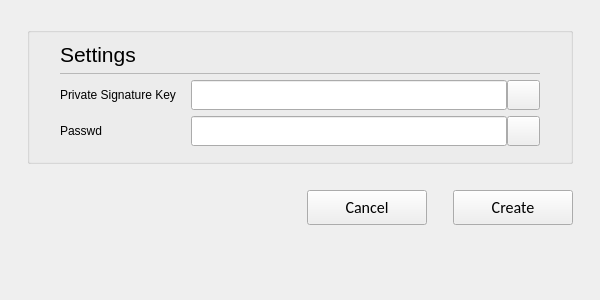
<?xml version="1.0" encoding="UTF-8"?>
<ui version="4.0">
 <class>C_SyvUpPacSecureArchiveDialog</class>
 <widget class="QWidget" name="C_SyvUpPacSecureArchiveDialog">
  <property name="geometry">
   <rect>
    <x>0</x>
    <y>0</y>
    <width>600</width>
    <height>300</height>
   </rect>
  </property>
  <property name="windowTitle">
   <string>C_SyvUpPacSecureArchiveDialog</string>
  </property>
  <layout class="QVBoxLayout" name="verticalLayout" stretch="0,0,0,1">
   <property name="leftMargin">
    <number>27</number>
   </property>
   <property name="topMargin">
    <number>27</number>
   </property>
   <property name="rightMargin">
    <number>27</number>
   </property>
   <property name="bottomMargin">
    <number>27</number>
   </property>
   <item>
    <widget class="QGroupBox" name="pc_GroupBox">
     <property name="styleRole" stdset="0">
      <string>default</string>
     </property>
     <property name="title">
      <string/>
     </property>
     <layout class="QVBoxLayout" name="verticalLayout_2">
      <property name="spacing">
       <number>6</number>
      </property>
      <property name="leftMargin">
       <number>30</number>
      </property>
      <property name="rightMargin">
       <number>30</number>
      </property>
      <property name="bottomMargin">
       <number>9</number>
      </property>
      <item>
       <layout class="QHBoxLayout" name="horizontalLayout_5" stretch="0,1">
        <property name="spacing">
         <number>0</number>
        </property>
        <item>
         <widget class="stw::opensyde_gui_elements::C_OgeLabContextMenuBase" name="pc_Settings">
          <property name="styleRole" stdset="0">
           <string>heading-group-bold</string>
          </property>
          <property name="font">
           <font>
            <family>Segoe UI</family>
            <pointsize>16</pointsize>
           </font>
          </property>
          <property name="text">
           <string>Settings</string>
          </property>
         </widget>
        </item>
        <item>
         <spacer name="horizontalSpacer_7">
          <property name="orientation">
           <enum>Qt::Horizontal</enum>
          </property>
          <property name="sizeHint" stdset="0">
           <size>
            <width>40</width>
            <height>1</height>
           </size>
          </property>
         </spacer>
        </item>
       </layout>
      </item>
      <item>
       <layout class="QHBoxLayout" name="horizontalLayout_19" stretch="0">
        <property name="spacing">
         <number>0</number>
        </property>
        <property name="topMargin">
         <number>0</number>
        </property>
        <property name="rightMargin">
         <number>0</number>
        </property>
        <property name="bottomMargin">
         <number>0</number>
        </property>
        <item>
         <widget class="QFrame" name="pc_Frame">
          <property name="styleRole" stdset="0">
           <string>fra-separator</string>
          </property>
          <property name="minimumSize">
           <size>
            <width>0</width>
            <height>1</height>
           </size>
          </property>
          <property name="maximumSize">
           <size>
            <width>16777215</width>
            <height>1</height>
           </size>
          </property>
          <property name="frameShape">
           <enum>QFrame::StyledPanel</enum>
          </property>
          <property name="frameShadow">
           <enum>QFrame::Raised</enum>
          </property>
         </widget>
        </item>
       </layout>
      </item>
      <item>
       <layout class="QGridLayout" name="gridLayout">
        <property name="topMargin">
         <number>0</number>
        </property>
        <property name="bottomMargin">
         <number>0</number>
        </property>
        <property name="horizontalSpacing">
         <number>0</number>
        </property>
        <property name="verticalSpacing">
         <number>6</number>
        </property>
        <item row="2" column="3">
         <widget class="stw::opensyde_gui_elements::C_OgePubOpen" name="pc_PubTogglePwd">
          <property name="minimumSize">
           <size>
            <width>33</width>
            <height>30</height>
           </size>
          </property>
          <property name="maximumSize">
           <size>
            <width>33</width>
            <height>30</height>
           </size>
          </property>
          <property name="text">
           <string/>
          </property>
         </widget>
        </item>
        <item row="2" column="0">
         <widget class="stw::opensyde_gui_elements::C_OgeLabToolTipBase" name="pc_LabPassword">
          <property name="styleRole" stdset="0">
           <string>group-item</string>
          </property>
          <property name="text">
           <string>Passwd</string>
          </property>
         </widget>
        </item>
        <item row="0" column="3">
         <widget class="stw::opensyde_gui_elements::C_OgePubOpen" name="pc_PubPrivateKeyPath">
          <property name="minimumSize">
           <size>
            <width>33</width>
            <height>30</height>
           </size>
          </property>
          <property name="maximumSize">
           <size>
            <width>33</width>
            <height>30</height>
           </size>
          </property>
          <property name="text">
           <string/>
          </property>
         </widget>
        </item>
        <item row="0" column="0">
         <widget class="stw::opensyde_gui_elements::C_OgeLabToolTipBase" name="pc_LabPrivateKey">
          <property name="styleRole" stdset="0">
           <string>group-item</string>
          </property>
          <property name="text">
           <string>Private Signature Key</string>
          </property>
         </widget>
        </item>
        <item row="2" column="1">
         <spacer name="horizontalSpacer_6">
          <property name="orientation">
           <enum>Qt::Horizontal</enum>
          </property>
          <property name="sizeType">
           <enum>QSizePolicy::Fixed</enum>
          </property>
          <property name="sizeHint" stdset="0">
           <size>
            <width>15</width>
            <height>0</height>
           </size>
          </property>
         </spacer>
        </item>
        <item row="0" column="1">
         <spacer name="horizontalSpacer_5">
          <property name="orientation">
           <enum>Qt::Horizontal</enum>
          </property>
          <property name="sizeType">
           <enum>QSizePolicy::Fixed</enum>
          </property>
          <property name="sizeHint" stdset="0">
           <size>
            <width>15</width>
            <height>0</height>
           </size>
          </property>
         </spacer>
        </item>
        <item row="2" column="2">
         <widget class="stw::opensyde_gui_elements::C_OgeLeProperties" name="pc_LineEditPassword">
          <property name="minimumSize">
           <size>
            <width>300</width>
            <height>30</height>
           </size>
          </property>
          <property name="maximumSize">
           <size>
            <width>16777215</width>
            <height>30</height>
           </size>
          </property>
         </widget>
        </item>
        <item row="0" column="2">
         <widget class="stw::opensyde_gui_elements::C_OgeLeFilePath" name="pc_LineEditPath">
          <property name="minimumSize">
           <size>
            <width>300</width>
            <height>30</height>
           </size>
          </property>
         </widget>
        </item>
       </layout>
      </item>
      <item>
       <spacer name="verticalSpacer">
        <property name="orientation">
         <enum>Qt::Vertical</enum>
        </property>
        <property name="sizeHint" stdset="0">
         <size>
          <width>20</width>
          <height>6</height>
         </size>
        </property>
       </spacer>
      </item>
     </layout>
    </widget>
   </item>
   <item>
    <spacer name="pc_VerticalSpacerButtonsObove">
     <property name="orientation">
      <enum>Qt::Vertical</enum>
     </property>
     <property name="sizeType">
      <enum>QSizePolicy::Fixed</enum>
     </property>
     <property name="sizeHint" stdset="0">
      <size>
       <width>20</width>
       <height>20</height>
      </size>
     </property>
    </spacer>
   </item>
   <item>
    <layout class="QHBoxLayout" name="horizontalLayout_7">
     <item>
      <spacer name="horizontalSpacer_3">
       <property name="orientation">
        <enum>Qt::Horizontal</enum>
       </property>
       <property name="sizeHint" stdset="0">
        <size>
         <width>40</width>
         <height>20</height>
        </size>
       </property>
      </spacer>
     </item>
     <item>
      <widget class="QPushButton" name="pc_PushButtonCancel">
       <property name="styleRole" stdset="0">
        <string>cancel</string>
       </property>
       <property name="minimumSize">
        <size>
         <width>120</width>
         <height>35</height>
        </size>
       </property>
       <property name="maximumSize">
        <size>
         <width>120</width>
         <height>35</height>
        </size>
       </property>
       <property name="font">
        <font>
         <family>Calibri</family>
         <pointsize>12</pointsize>
        </font>
       </property>
       <property name="text">
        <string>Cancel</string>
       </property>
      </widget>
     </item>
     <item>
      <spacer name="horizontalSpacer_4">
       <property name="orientation">
        <enum>Qt::Horizontal</enum>
       </property>
       <property name="sizeType">
        <enum>QSizePolicy::Fixed</enum>
       </property>
       <property name="sizeHint" stdset="0">
        <size>
         <width>20</width>
         <height>20</height>
        </size>
       </property>
      </spacer>
     </item>
     <item>
      <widget class="QPushButton" name="pc_PushButtonOk">
       <property name="styleRole" stdset="0">
        <string>dialog</string>
       </property>
       <property name="minimumSize">
        <size>
         <width>120</width>
         <height>35</height>
        </size>
       </property>
       <property name="maximumSize">
        <size>
         <width>120</width>
         <height>35</height>
        </size>
       </property>
       <property name="font">
        <font>
         <family>Calibri</family>
         <pointsize>12</pointsize>
        </font>
       </property>
       <property name="text">
        <string>Create</string>
       </property>
      </widget>
     </item>
    </layout>
   </item>
   <item>
    <spacer name="verticalSpacerBottom">
     <property name="orientation">
      <enum>Qt::Vertical</enum>
     </property>
     <property name="sizeType">
      <enum>QSizePolicy::Expanding</enum>
     </property>
     <property name="sizeHint" stdset="0">
      <size>
       <width>20</width>
       <height>27</height>
      </size>
     </property>
    </spacer>
   </item>
  </layout>
 </widget>
 <customwidgets>
  <customwidget>
   <class>stw::opensyde_gui_elements::C_OgeLabContextMenuBase</class>
   <extends>QLabel</extends>
   <header>C_OgeLabContextMenuBase.hpp</header>
  </customwidget>
  <customwidget>
   <class>stw::opensyde_gui_elements::C_OgeLabToolTipBase</class>
   <extends>QLabel</extends>
   <header>C_OgeLabToolTipBase.hpp</header>
  </customwidget>
  <customwidget>
   <class>stw::opensyde_gui_elements::C_OgeLeFilePath</class>
   <extends>QLineEdit</extends>
   <header>C_OgeLeFilePath.hpp</header>
  </customwidget>
  <customwidget>
   <class>stw::opensyde_gui_elements::C_OgePubOpen</class>
   <extends>QPushButton</extends>
   <header>C_OgePubOpen.hpp</header>
  </customwidget>
  <customwidget>
   <class>stw::opensyde_gui_elements::C_OgeLeProperties</class>
   <extends>QLineEdit</extends>
   <header>C_OgeLeProperties.hpp</header>
  </customwidget>
 </customwidgets>
 <resources/>
 <connections/>
</ui>
